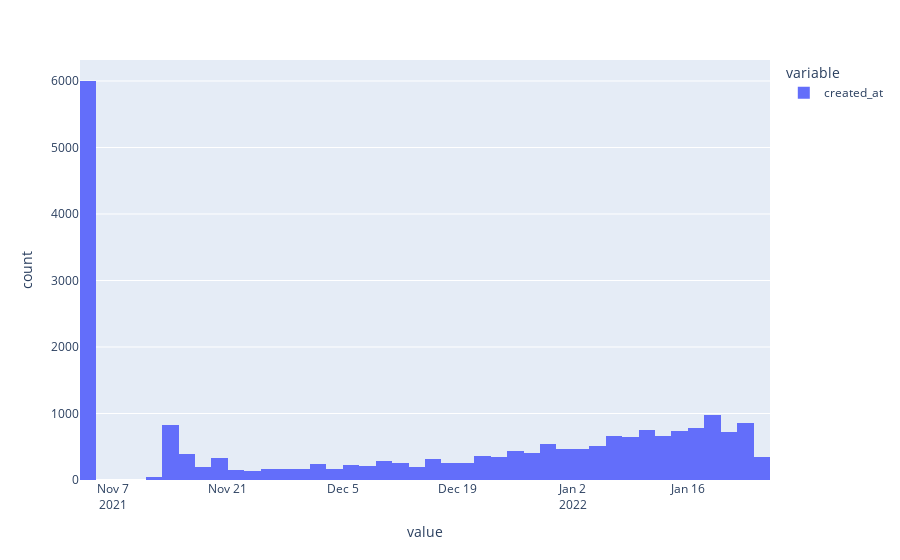

Notebook cell for this chart:
### Code cell
#crab creation rate
px.histogram(crab_df.created_at)

### Figure 1 — Plotly figure (JSON) as saved in the notebook; plotly's stock layout.template omitted (floating-point values rounded to 4 significant figures; data arrays with more than 128 entries replaced by an {"elided": "..."} marker saying what was removed)
{"data": [{"alignmentgroup": "True", "bingroup": "x", "hovertemplate": "variable=created_at<br>value=%{x}<br>count=%{y}<extra></extra>", "legendgroup": "created_at", "marker": {"color": "#636efa", "pattern": {"shape": ""}}, "name": "created_at", "offsetgroup": "created_at", "orientation": "v", "showlegend": true, "type": "histogram", "x": {"elided": "21640 str values"}, "xaxis": "x", "yaxis": "y"}], "layout": {"barmode": "relative", "legend": {"title": {"text": "variable"}, "tracegroupgap": 0}, "margin": {"t": 60}, "xaxis": {"anchor": "y", "domain": [0, 1], "title": {"text": "value"}}, "yaxis": {"anchor": "x", "domain": [0, 1], "title": {"text": "count"}}}}
